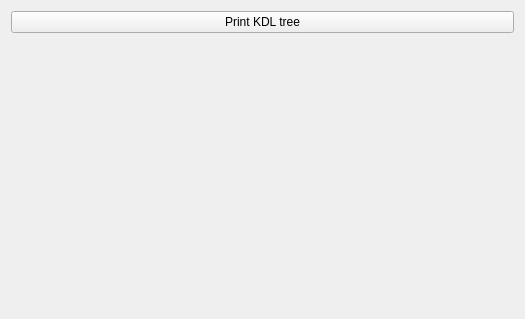
<?xml version="1.0" encoding="UTF-8"?>
<ui version="4.0">
 <class>qSlicerSlicerRos2ModuleWidget</class>
 <widget class="qSlicerWidget" name="qSlicerSlicerRos2ModuleWidget">
  <property name="geometry">
   <rect>
    <x>0</x>
    <y>0</y>
    <width>525</width>
    <height>319</height>
   </rect>
  </property>
  <property name="windowTitle">
   <string>Form</string>
  </property>
  <layout class="QVBoxLayout" name="verticalLayout">
   <item>
    <widget class="QPushButton" name="PrintTreeButton">
     <property name="text">
      <string>Print KDL tree</string>
     </property>
    </widget>
   </item>
   <item>
    <spacer name="verticalSpacer">
     <property name="orientation">
      <enum>Qt::Vertical</enum>
     </property>
     <property name="sizeHint" stdset="0">
      <size>
       <width>0</width>
       <height>0</height>
      </size>
     </property>
    </spacer>
   </item>
  </layout>
 </widget>
 <customwidgets>
  <customwidget>
   <class>qSlicerWidget</class>
   <extends>QWidget</extends>
   <header>qSlicerWidget.h</header>
   <container>1</container>
  </customwidget>
 </customwidgets>
 <resources/>
 <connections/>
</ui>
